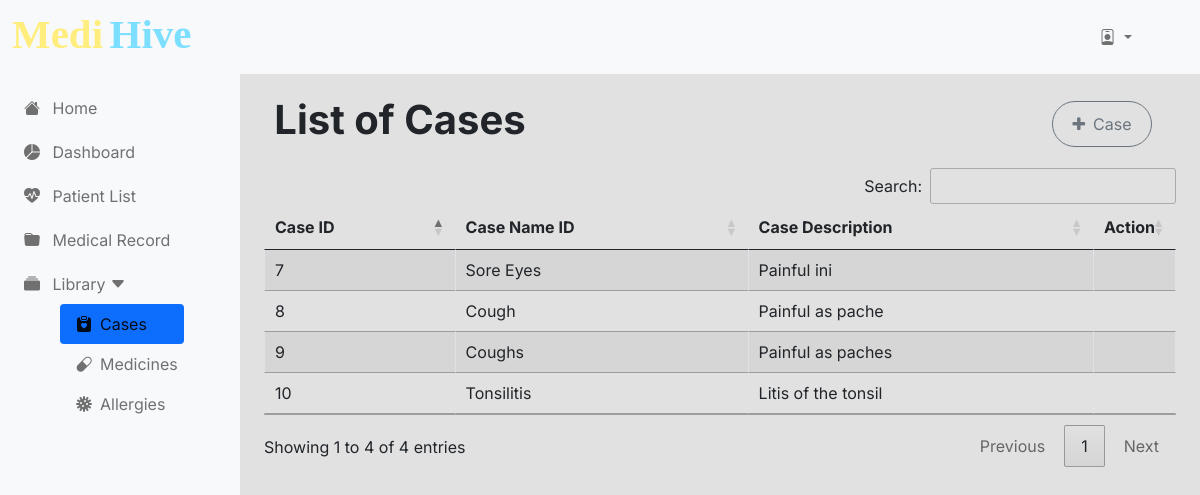
The app's page /pages/admin/case.php with its own data.
### tables this page shows
CREATE TABLE `casetbl` (
  `caseID` int(11) NOT NULL,
  `caseName` varchar(255) NOT NULL,
  `caseDescription` varchar(255) NOT NULL
);

### classes/case.class.php (called while the page is built, shortened)
<?php
require_once 'database.php';
Class Casee{
    protected $db;
    function __construct()
    {
        $this->db = new Database();
    }
    function show(){
        $sql = "SELECT * FROM casetbl;";
        $query=$this->db->connect()->prepare($sql);
        $data = null;
        if($query->execute()){
            $data = $query->fetchAll();
        }
        return $data;
    }
}
?>

### classes/database.php (called while the page is built, shortened)
<?php
class Database {
    private $server = "localhost";
    private $dbname = 'medihive';
    private $user = "root";
    private $pass = '';
    private $connection;
    public function connect() {
        try{
            $this->connection = new PDO("mysql:host=$this->server;dbname=$this->dbname", $this->user, $this->pass);
            $this->connection->setAttribute(PDO::ATTR_ERRMODE, PDO::ERRMODE_EXCEPTION);
        } catch(PDOException $e) {
            die("Connection failed: " . $this->connection->connect_error);
        }
        return $this->connection;
    }
}
?>

### pages/admin/case.php (the view, shortened to what this page needs)
<!DOCTYPE html>
<html lang="en">
<?php
$case_page = 'active';
$dropshow = "show";
require_once('db-head.php');
?>
<body>
    <?php
    require_once('../../classes/database.php');
    require_once('db-navbar.php');
    require_once('db-sidenav.php');
    ?>
    <main>
        <div class="container-fluid">
            <div class="row d-flex align-items-center mb-3">
                <h1 class="col-sm-12 col-lg-4 d-flex justify-content-center" style="font-weight: 700;">List of Cases
                </h1>
                <button
                    class="btn btn-add btn-outline-secondary col-sm-12 col-lg-8 d-flex justify-content-center align-items-center ms-auto me-5"
                    style="max-width: 100px; min-height: 46px; border-radius: 25px;" id="addbutt"
                    onclick="location.href='addcase.php';">
                    <i class="fa fa-plus brand-color me-2" aria-hidden="true"></i>
                    Case</button>
            </div>
        </div>
        <?php
        require_once '../../classes/case.class.php';
        ?>
        <?php
        $case = new Casee();
        $caseArray = $case->show();
        ?>
        <div class="lamesa table-responsive-lg mx-auto">
            <table id="case" class="table mx-auto table-responsive-lg table-sm table-striped table-bordered">
                <thead>
                    <tr>
                        <th scope="col">Case ID</th>
                        <th scope="col">Case Name ID</th>
                        <th scope="col">Case Description</th>
                        <th scope="col" width="5%">Action</th>
                    </tr>
                </thead>
                <tbody id="caseTableBody">
                    <?php
                    if ($caseArray) {
                        foreach ($caseArray as $item) {
                            ?>
                            <tr>
                                <td>
                                    <?= $item['caseID'] ?>
                                </td>
                                <td>
                                    <?= $item['caseName'] ?>
                                </td>
                                <td>
                                    <?= $item['caseDescription'] ?>
                                </td>
                                <td class="text-center">
                                </td>
                            </tr>
                            <?php
                        }
                    }
                    ?>
                </tbody>
            </table>
        </div>
    </main>
</body>
</html>

### pages/admin/db-head.php (shortened to what this page needs)
<head>
    <link rel="stylesheet" href="../../vendor/bootstrap-5.0.2/css/bootstrap.min.css">
    <link href="../../vendor/dataTable-1.13.6/datatables.min.css" rel="stylesheet">
    <link rel="stylesheet" href="https://cdn.datatables.net/1.13.7/css/jquery.dataTables.min.css">
    <link rel="stylesheet" href="https://cdn.datatables.net/buttons/2.4.2/css/buttons.dataTables.min.css">
    <link rel="stylesheet" href="https://cdn.jsdelivr.net/npm/bootstrap-icons@1.11.2/font/bootstrap-icons.min.css">
    <link rel="stylesheet" href="../../vendor/font-awesome-4.7.0/css/font-awesome.min.css" />
    <link rel="stylesheet" href="../../css/admins.css?v=<?php echo time(); ?>">
</head>

### pages/admin/db-navbar.php (shortened to what this page needs)
<nav class="navbar fixed-top navbar-expand-lg navbar-light bg-light">
    <div class="container-fluid">
        <a class="navbar-brand" href="dashboard.php"><img src="../../img/MediHive.svg" alt="logo" srcset=""></a>
        <div class="collapse navbar-collapse" id="navbarSupportedContent">
            <ul class="navbar-nav me-5 mx-auto  mb-lg-0">
                <li class="nav-item dropdown">
                    <a class="nav-link dropdown-toggle" href="#" role="button" data-bs-toggle="dropdown"
                        aria-expanded="false">
                        <i class="bi bi-person-badge"></i>
                    </a>
                </li>
                </ul>
        </div>
    </div>
</nav>

### pages/admin/db-sidenav.php (shortened to what this page needs)
<div class="offcanvas offcanvas-start bg-light sidenavbar" tabindex="-1" id="offcanvasExample"
    aria-labelledby="offcanvasExampleLabel" style="border: none;">
    <div class="offcanvas-body p-2">
        <nav class="navbar-light">
            <ul class="navbar-nav nav-pills" id="menus">
                <li class="mb-1">
                    <a href="../../index.php" class="nav-link px-3">
                        <span class="me-2"><i class="bi bi-house-fill"></i></span>
                        <span>Home</span>
                    </a>
                </li>
                <li class="mb-1">
                    <a href="dashboard.php" class="nav-link px-3 <?= $dashboard_page ?>">
                        <span class="me-2"><i class="bi bi-pie-chart-fill"></i></span>
                        <span>Dashboard</span>
                    </a>
                </li>
                <li class="mb-1">
                    <a href="patient.php" class="nav-link px-3 <?= $patient_page ?> ">
                        <span class="me-2"><i class="bi bi-heart-pulse-fill"></i></span>
                        <span>Patient List</span>
                    </a>
                </li>
                <li class="mb-1">
                    <a href="medical-record.php" class="nav-link px-3 <?= $record_page ?>">
                        <span class="me-2"><i class="bi bi-folder-fill"></i></span>
                        <span>Medical Record</span>
                    </a>
                </li>
                <li class="mb-1">
                    <a class="nav-link px-3" data-bs-toggle="collapse" href="#submenu" role="button"
                        aria-expanded="false" aria-controls="submenu">
                        <span class="me-2"><i class="bi bi-collection-fill"></i></span>
                        <span>Library</span>
                        <span class="me-1"><i class="bi bi-caret-down-fill"></i></span>
                    </a>
                    <ul class="nav collapse ms-1 flex-column <?= $dropshow ?>" id="submenu" data-bs-parent="#menus">
                        <li class="mx-5">
                            <a class="nav-link ps-3 <?= $case_page ?>" href="case.php">
                                <span class="me-2"><i class="bi bi-clipboard-heart-fill"></i></span>Cases</a>
                        </li>
                        <li class="mx-5">
                            <a class="nav-link ps-3 <?= $medicine_page ?>" href="medicine.php">
                                <span class="me-2"><i class="bi bi-capsule"></i></span>Medicines</a>
                        </li>
                        <li class="mx-5">
                            <a class="nav-link ps-3 <?= $allergy_page ?>" href="allergy.php">
                                <span class="me-2"><i class="bi bi-virus"></i></span>Allergies</a>
                        </li>
                    </ul>
                </li>
            </ul>
        </nav>
    </div>
</div>

### css/admins.css (style rules this page uses)
* { margin: 0; padding: 0; font-size: 1rem; box-sizing: border-box; font-family: "Inter", sans-serif; }
body { background-color: #e1e1e1; }
.navbar-brand img { height: 6vh; }
:root { --offcanvas-width: 240px; --topbarHeight: 9%; --topmainHeight: 8%; --formHeight: 30%; }
.sidenavbar { width: var(--offcanvas-width); }
ul#menus { margin-top: 1rem; }
@media screen and (min-width: 992px) { body { overflow: auto !important; } }
@media screen and (min-width: 992px) { .sidenavbar { transform: none; visibility: visible !important; top: var(--topbarHeight); height: calc(100% - var(--topbarHeight)); } }
@media screen and (min-width: 992px) { ul#menus { margin-top: 0.5rem; } }
@media screen and (min-width: 992px) { main { margin-top: var(--topmainHeight); margin-left: var(--offcanvas-width); } }
@media screen and (min-width:768px) { main { margin-top: 8%; } }
.lamesa { width: 100%; max-height: 340px; }

### records on screen
casetbl: caseID "7", caseName "Sore Eyes", caseDescription "Painful ini"
casetbl: caseID "8", caseName "Cough", caseDescription "Painful as pache"
casetbl: caseID "9", caseName "Coughs", caseDescription "Painful as paches"
casetbl: caseID "10", caseName "Tonsilitis", caseDescription "Litis of the tonsil"
